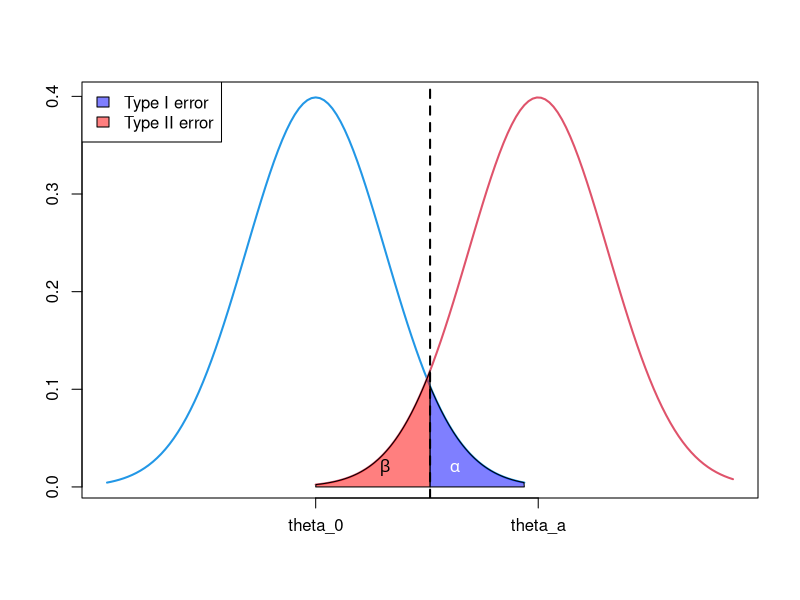
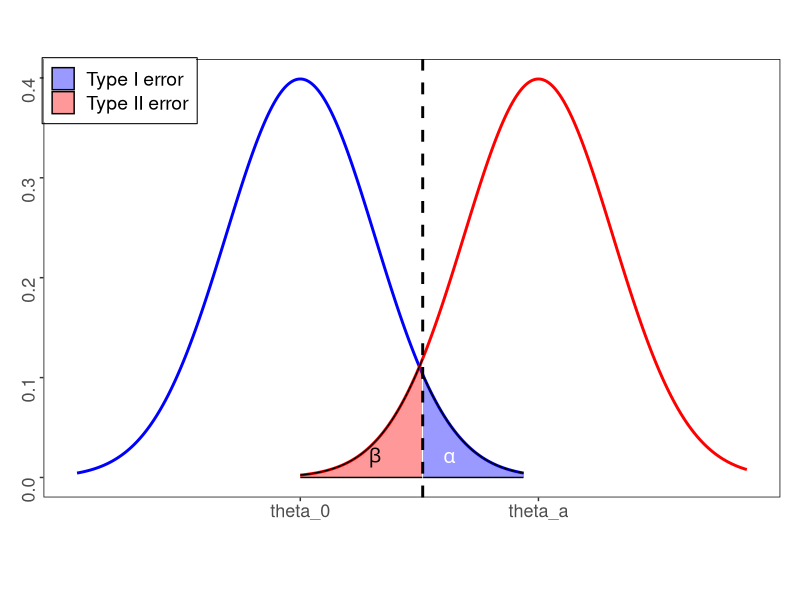

Write R code to recreate these figures, in order.
## ---- chunk 1
knitr::opts_chunk$set(echo = TRUE)
## ---- chunk 2
curve(dnorm, from=-3, to=3, xlim=c(-3, 6), lwd=2, col=4, axes=FALSE, xlab=NA, ylab=NA)
curve(dnorm(x, mean=3.2), add=TRUE, col=2, lwd=2, from=0, to=6)
coord.x <- c(qnorm(0.95),seq(qnorm(0.95), 0, by=-0.01), 0)
coord.y <- c(0, dnorm(coord.x[-c(1, length(coord.x))], mean=3.2), 0) 
polygon(coord.x, coord.y, col=rgb(1, 0, 0, 0.5)) 
coord.x <- c(qnorm(0.95), seq(qnorm(0.95), 3, by=0.01), 3) 
coord.y <- c(0, dnorm(coord.x[-c(1, length(coord.x))]), 0) 
polygon(coord.x, coord.y, col=rgb(0, 0, 1, 0.5)) 
abline(v = qnorm(0.95), lty=2, lwd=2) 
text(1, 0.02, labels = expression(beta)) 
text(2, 0.02, labels = expression(alpha), col = "white") 
axis(1, at = c(0, 3.2), labels = c(expression(theta_0), expression(theta_a))) 
axis(2) 
box() 
legend("topleft", c("Type I error", "Type II error"), fill=c(rgb(0, 0, 1, 0.5), rgb(1, 0, 0, 0.5)))
## ---- chunk 3
library(ggplot2)
x1=seq(-3, 3, by=0.01)
x2=seq( 0, 6, by=0.01)
y1=dnorm(x1)
y2=dnorm(x2, mean=3.2)
pdf1=data.frame(x1,y1)
pdf2=data.frame(x2,y2)
p<-ggplot() + 
  #draw two density line
  geom_line(data = pdf1, aes(x1, y1), color = "blue", size=1) +
  geom_line(data = pdf2, aes(x2, y2), color = "red",  size=1) +
  #draw shawdow
  geom_ribbon(data = pdf1[pdf1$x1 > qnorm(0.95),], 
              aes(x = x1, ymin = 0, ymax = y1, fill = "a"), alpha=0.4, colour="black") +
  geom_ribbon(data = pdf2[pdf2$x2 < qnorm(0.95),],
              aes(x = x2, ymin = 0, max = y2, fill = "b"),  alpha=0.4, colour="black")+
  #draw vertical line 
  geom_vline(xintercept = qnorm(0.95),linetype = 2,lwd = 1)+
  #add annotation
  annotate("text", x = 1, y = 0.02, label = paste0(expression(beta)),  
           color = 'black', size = 5,parse=TRUE) +
  annotate("text", x = 2, y = 0.02, label = paste0(expression(alpha)), 
           color = 'white', size = 5,parse=TRUE) +
  theme(panel.background =element_blank(), 
        panel.border = element_rect(color = 'black',fill=NA),
        axis.text.y = element_text(size = 13, angle = 90),
        axis.text.x = element_text(size = 13),
        axis.title = element_blank(),
        legend.title = element_blank())
#legend adjustment
p+theme(legend.justification = c(0,1),
        legend.box.background = element_rect(color='black',fill=NA),
        legend.position = c(0,1),
        legend.box.margin = margin(c(1,1,1,1)),
        legend.text = element_text(size = 14,margin = margin(l=8)))+
  scale_x_continuous(breaks = c(0,3.2),labels = c("theta_0","theta_a"))+
  scale_fill_manual(values = c("a"="blue", "b"="red"),
                    label= c("Type I error","Type II error"))+
  theme(plot.margin = unit(c(1.5,0.5,2,0.5),"cm"))

  

## ---- chunk 4
# Firstly, write a function to check if the input is integer
is.wholenumber <-
    function(x, tol = .Machine$double.eps^0.5)  abs(x - round(x)) < tol

is.prime <- function (a) {
  # Check if the input is numeric.
  if (is.numeric(a) == F) {
    return("The input should be a numeric value.")
  } 
  if(is.wholenumber(a) == F){
    return("The input should be a integer")}
  if (a <= 1) {
        return(F)
      } 
  else {
        for(i in 2:(a-1)) {
      if ((a %% i) == 0) {
        return(F)
      } 
        }
    return(T)
  }
}

## ---- chunk 5
#Test Sets
#4.1 If the input is not numeric,
is.prime("hello")
#4.2 If the input is not integer,
is.prime(123.123)
#4.3 If the input is negative,
is.prime(-1)
for (i in 0:100) {
  if (is.prime(i) == T) {
    print(i)
  } 
}
